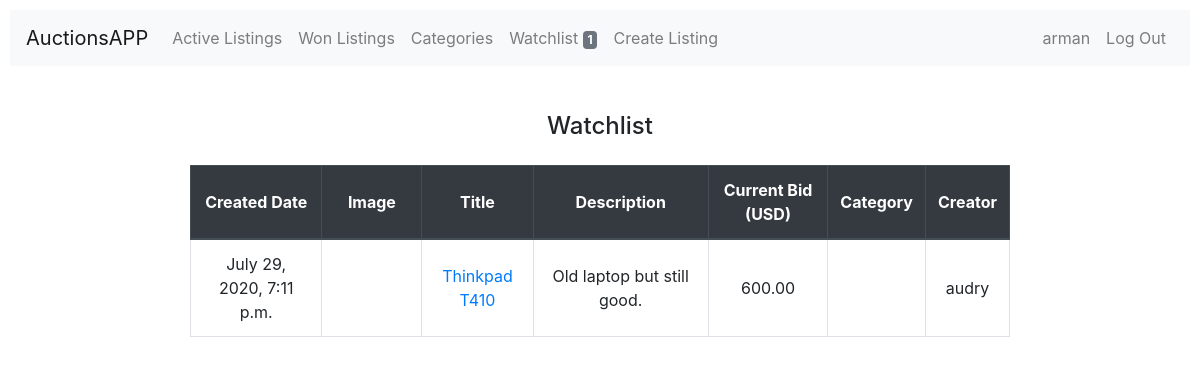
/watchlist/ (signed in), run on an earlier commit of the app's database.
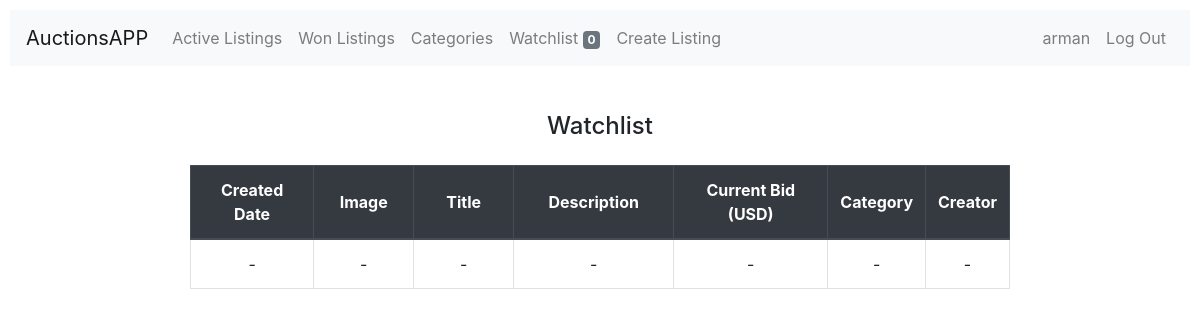
And on a later commit of the database.
### auctions/models.py (models this page shows, shortened)
class User(AbstractUser):
    def wlAmount(self):
        return len(self.wl_listings.filter(active="True"))

class Watchlist(models.Model):
    creator = models.ForeignKey(User, on_delete=models.CASCADE, related_name="wl_listings")
    listing = models.ForeignKey(Listing, on_delete=models.CASCADE)
    active = models.BooleanField(default=True)

class Listing(models.Model):
    title = models.CharField(max_length=30)
    desc = models.TextField()
    starting_bid = models.PositiveIntegerField()
    image = models.CharField(max_length=1000, blank=True)
    category = models.CharField(max_length=30, blank=True)
    creator = models.ForeignKey(User, on_delete=models.CASCADE, related_name="all_listings")
    active = models.BooleanField(default=True)
    created_at = models.DateTimeField(auto_now_add=True)
    last_bidder = models.ForeignKey(User, on_delete=models.CASCADE, blank=True, null=True)
    current_bid = models.PositiveIntegerField(blank=True, null=True)

### auctions/views.py (the view)
# urls.py: path("watchlist/", views.watchlist, name="watchlist"),
@login_required(login_url='/login/')
def watchlist(request):
    wls = Watchlist.objects.filter(creator=request.user, active=True)
    wls_id = [i.listing.id for i in wls]
    listings = Listing.objects.filter(pk__in=wls_id)
    return render(request, "auctions/watchlist.html", {
        "listings": listings,
    })

### auctions/templates/auctions/watchlist.html (shortened to what this page needs)
{% extends "auctions/layout.html" %}
{% block body %}
    <div class="container">
        <h2>Watchlist</h2>
        <div class="scrollable">
            <table class="table table-bordered" style="text-align: center;">
                <thead class="thead-dark">
                    <tr class="align-middle">
                        <th scope="col" style="min-width:100px">Created Date</th>
                        <th scope="col" style="min-width:100px">Image</th>
                        <th scope="col" style="min-width:100px">Title</th>
                        <th scope="col" style="min-width:160px">Description</th>
                        <th scope="col" style="min-width:100px">Current Bid (USD)</th>
                        <th scope="col" style="min-width:80px">Category</th>
                        <th scope="col" style="min-width:80px">Creator</th>
                    </tr>
                </thead>
                <tbody>
                    {% for listing in listings %}
                        {% if listing.active %}
                            <tr>
                                <td>{{listing.created_at}}</td>
                                <td><img class="img_index" src="{{listing.image}}"></td>
                                <td><a href="{% url 'listing' listing.id %}">{{listing.title}}</a></td>
                                <td>{{listing.desc|truncatechars:80}}</td>
                                {% load humanize %}
                                <td>{{listing.current_bid|floatformat:2|intcomma}}</td>
                                {% if listing.category%}
                                    <td><a href="{% url 'category' listing.category %}">{{listing.category}}</a></td>
                                {% else %}
                                    <td>{{listing.category}}</td>
                                {% endif %}
                                <td>{{listing.creator.username}}</td>
                            </tr>
                        {% endif %}
                    {% empty %}
                        <tr>
                            <td>-</td>
                            <td>-</td>
                            <td>-</td>
                            <td>-</td>
                            <td>-</td>
                            <td>-</td>
                            <td>-</td>
                        </tr>
                    {% endfor %}
                </tbody>
            </table>
        </div>
    </div>
{% endblock %}

### auctions/templates/auctions/layout.html (shortened to what this page needs)
{% load static %}
<!DOCTYPE html>
<html lang="en">
    <head>
        <link rel="stylesheet" href="https://stackpath.bootstrapcdn.com/bootstrap/4.5.0/css/bootstrap.min.css">
        <link href="{% static 'auctions/styles.css' %}" rel="stylesheet">
    </head>
    <body>
        <nav class="navbar navbar-expand-lg navbar-light bg-light">
            <a class="navbar-brand" href="{% url 'index' %}">AuctionsAPP</a>
            <div class="navbar-collapse collapse" id="navbarSupportedContent">
                <ul class="navbar-nav mr-auto">
                    <li class="nav-item">
                        <a class="nav-link" href="{% url 'index' %}">Active Listings</a>
                    </li>
                    <li class="nav-item">
                        <a class="nav-link" href="{% url 'won' %}">Won Listings</a>
                    </li>
                    <li class="nav-item">
                        <a class="nav-link" href="{% url 'categories' %}">Categories</a>
                    </li>
                    <li class="nav-item">
                        <a class="nav-link" href="{% url 'watchlist' %}">Watchlist
                            {% if user.is_authenticated %}
                                <span class="badge badge-secondary">{{ user.wlAmount }}</span>
                            {% endif %}
                        </a>
                    </li>
                    <li class="nav-item">
                        <a class="nav-link" href="{% url 'create_listing' %}">Create Listing</a>
                    </li>
                </ul>
                <ul class="navbar-nav">
                    {% if user.is_authenticated %}
                    <li class="nav-item">
                        <a class="nav-link" href="{% url 'my_listings' %}">{{ user.username }}</a>
                    </li>
                    <li class="nav-item">
                        <a class="nav-link" href="{% url 'logout' %}">Log Out</a>
                    </li>
                    {% endif %}
                </ul>
            </div>
        </nav>
        <div class="main_content">
            {% block body %}
            {% endblock %}
        </div>
    </body>
</html>

What changed in the data, as far as the page shows it:
no longer on this page (row edited): Listing: created_at "July 29, 2020, 7:11 p.m.", title "Thinkpad T410", desc "Old laptop but still good.", current_bid "600.00", creator.username "audry"
changed User "arman": wlAmount "1" → "0"
